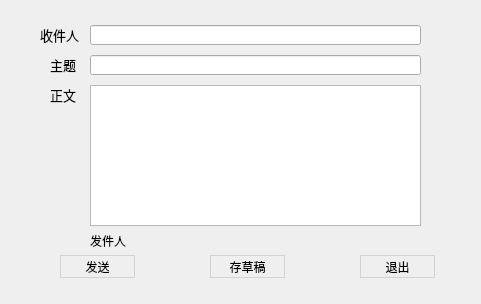
<?xml version="1.0" encoding="UTF-8"?>
<ui version="4.0">
 <class>WrtDlg</class>
 <widget class="QDialog" name="WrtDlg">
  <property name="geometry">
   <rect>
    <x>0</x>
    <y>0</y>
    <width>481</width>
    <height>304</height>
   </rect>
  </property>
  <property name="windowTitle">
   <string>Dialog</string>
  </property>
  <property name="styleSheet">
   <string notr="true">font: 25 9pt &quot;微软雅黑 Light&quot;;
background-image: url(:/images/timg.jpg);</string>
  </property>
  <widget class="QLineEdit" name="RecieverEdit">
   <property name="geometry">
    <rect>
     <x>90</x>
     <y>25</y>
     <width>331</width>
     <height>20</height>
    </rect>
   </property>
   <property name="styleSheet">
    <string notr="true"/>
   </property>
  </widget>
  <widget class="QLineEdit" name="titleEdit">
   <property name="geometry">
    <rect>
     <x>90</x>
     <y>55</y>
     <width>331</width>
     <height>20</height>
    </rect>
   </property>
   <property name="styleSheet">
    <string notr="true"/>
   </property>
  </widget>
  <widget class="QPlainTextEdit" name="emailEdit">
   <property name="geometry">
    <rect>
     <x>90</x>
     <y>85</y>
     <width>331</width>
     <height>141</height>
    </rect>
   </property>
   <property name="styleSheet">
    <string notr="true"/>
   </property>
  </widget>
  <widget class="QPushButton" name="sendBtn">
   <property name="geometry">
    <rect>
     <x>60</x>
     <y>255</y>
     <width>75</width>
     <height>23</height>
    </rect>
   </property>
   <property name="styleSheet">
    <string notr="true">QPushButton{border:1px solid lightgray;} 
QPushButton:hover{border-color:green;}</string>
   </property>
   <property name="text">
    <string>发送</string>
   </property>
  </widget>
  <widget class="QPushButton" name="SaveBtn">
   <property name="geometry">
    <rect>
     <x>210</x>
     <y>255</y>
     <width>75</width>
     <height>23</height>
    </rect>
   </property>
   <property name="styleSheet">
    <string notr="true">QPushButton{border:1px solid lightgray;} 
QPushButton:hover{border-color:green;}</string>
   </property>
   <property name="text">
    <string>存草稿</string>
   </property>
  </widget>
  <widget class="QPushButton" name="exitBtn">
   <property name="geometry">
    <rect>
     <x>360</x>
     <y>255</y>
     <width>75</width>
     <height>23</height>
    </rect>
   </property>
   <property name="styleSheet">
    <string notr="true">QPushButton{border:1px solid lightgray;} 
QPushButton:hover{border-color:green;}</string>
   </property>
   <property name="text">
    <string>退出</string>
   </property>
  </widget>
  <widget class="QLabel" name="label">
   <property name="geometry">
    <rect>
     <x>40</x>
     <y>25</y>
     <width>41</width>
     <height>21</height>
    </rect>
   </property>
   <property name="text">
    <string>&lt;html&gt;&lt;head/&gt;&lt;body&gt;&lt;p&gt;&lt;span style=&quot; font-size:10pt;&quot;&gt;收件人&lt;/span&gt;&lt;/p&gt;&lt;/body&gt;&lt;/html&gt;</string>
   </property>
  </widget>
  <widget class="QLabel" name="label_2">
   <property name="geometry">
    <rect>
     <x>50</x>
     <y>55</y>
     <width>31</width>
     <height>21</height>
    </rect>
   </property>
   <property name="text">
    <string>&lt;html&gt;&lt;head/&gt;&lt;body&gt;&lt;p&gt;&lt;span style=&quot; font-size:10pt;&quot;&gt;主题&lt;/span&gt;&lt;/p&gt;&lt;/body&gt;&lt;/html&gt;</string>
   </property>
  </widget>
  <widget class="QLabel" name="label_3">
   <property name="geometry">
    <rect>
     <x>50</x>
     <y>85</y>
     <width>31</width>
     <height>21</height>
    </rect>
   </property>
   <property name="text">
    <string>&lt;html&gt;&lt;head/&gt;&lt;body&gt;&lt;p&gt;&lt;span style=&quot; font-size:10pt;&quot;&gt;正文&lt;/span&gt;&lt;/p&gt;&lt;/body&gt;&lt;/html&gt;</string>
   </property>
  </widget>
  <widget class="QLabel" name="id2PlayLabel">
   <property name="geometry">
    <rect>
     <x>90</x>
     <y>230</y>
     <width>211</width>
     <height>21</height>
    </rect>
   </property>
   <property name="text">
    <string>发件人</string>
   </property>
  </widget>
 </widget>
 <resources/>
 <connections/>
</ui>
